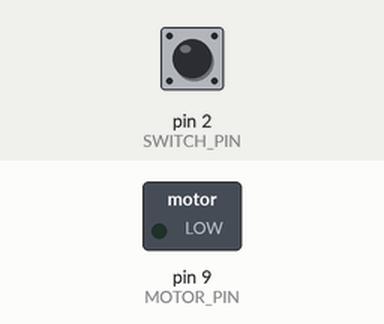
This sketch was run on a simulated Arduino Uno, built with avr-gcc and run on an emulated ATmega328P. On the bench: switched loads named in the sketch (green lamp = pin HIGH). Inputs (shaded band) come from the test bench; at power-on: pin 2 (SWITCH_PIN) LOW.

Above: at 1.2 s.
1.3 s: pin 2 (SWITCH_PIN) pulled HIGH for 0.15 s
At 1.37 s:
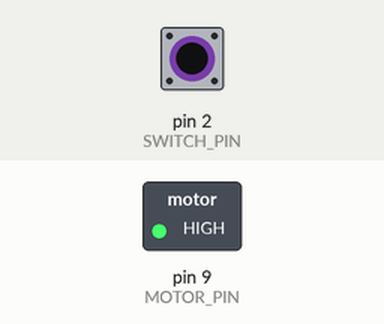
2.9 s: pin 2 (SWITCH_PIN) pulled HIGH for 3.2 s
At 6.8 s:
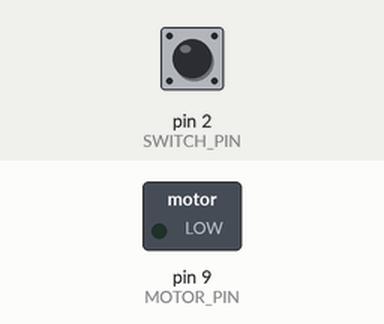
Timing chart, 0 to 8.3 s (numbered marks = the images above; inputs shaded):
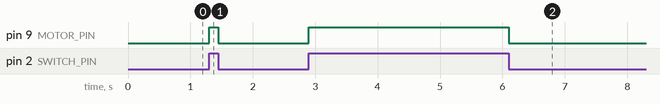

Measured:
- after the input at 1.3 s, pin 9 (MOTOR_PIN): LOW → HIGH at once, → LOW 0.15 s later
- after the input at 2.9 s, pin 9 (MOTOR_PIN): LOW → HIGH at once, → LOW 3.2 s later

The sketch:

motorized_pinwheel.ino
```cpp
/**
 * @file     motorized_pinwheel.ino
 * @author   Phi Luu
 * @date     August 13, 2016
 *
 * @brief    Arduino Projects Book - Project 09: Motorized Pinwheel
 *
 * @section  DESCRIPTION
 *
 * Gets the Arduino to spin a colorful pinwheel using a motor.
 */

// Required hardware I/O connections
const byte SWITCH_PIN = 2; // connect switch to 2
const byte MOTOR_PIN = 9;  // connect dc motor to ~9

void setup() {
    pinMode(SWITCH_PIN, INPUT);
    pinMode(MOTOR_PIN, OUTPUT);
}

void loop() {
    byte switch_state = digitalRead(SWITCH_PIN);

    // toggle the switch to toggle the motor
    if (switch_state) {
        digitalWrite(MOTOR_PIN, HIGH);
    } else {
        digitalWrite(MOTOR_PIN, LOW);
    }
}
```
